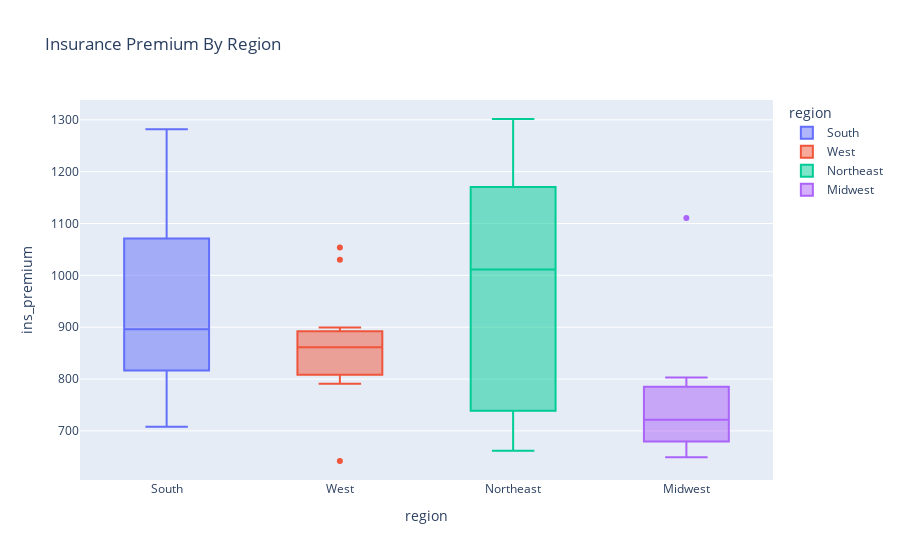

The code cell stored with this chart in its notebook:
### Code cell
#INSURANCE BY REGION
fig = px.box(df,x='region',y='ins_premium',
             title='Insurance Premium By Region',
             color='region')
fig.show()

### Figure 1 — Plotly figure (JSON) as saved in the notebook; plotly's stock layout.template omitted (floating-point values rounded to 4 significant figures)
{"data": [{"alignmentgroup": "True", "hovertemplate": "region=%{x}<br>ins_premium=%{y}<extra></extra>", "legendgroup": "South", "marker": {"color": "#636efa"}, "name": "South", "notched": false, "offsetgroup": "South", "orientation": "v", "showlegend": true, "type": "box", "x": ["South", "South", "South", "South", "South", "South", "South", "South", "South", "South", "South", "South", "South", "South", "South", "South", "South"], "x0": " ", "xaxis": "x", "y": [784.5, 827.3, 1138.0, 1274.0, 1160.0, 913.1, 872.5, 1282.0, 1049.0, 896.1, 708.2, 881.5, 859.0, 767.9, 1005.0, 769.0, 992.6], "y0": " ", "yaxis": "y"}, {"alignmentgroup": "True", "hovertemplate": "region=%{x}<br>ins_premium=%{y}<extra></extra>", "legendgroup": "West", "marker": {"color": "#EF553B"}, "name": "West", "notched": false, "offsetgroup": "West", "orientation": "v", "showlegend": true, "type": "box", "x": ["West", "West", "West", "West", "West", "West", "West", "West", "West", "West", "West", "West", "West"], "x0": " ", "xaxis": "x", "y": [1053.0, 899.5, 878.4, 835.5, 861.2, 642.0, 816.2, 1030.0, 869.9, 804.7, 809.4, 890.0, 791.1], "y0": " ", "yaxis": "y"}, {"alignmentgroup": "True", "hovertemplate": "region=%{x}<br>ins_premium=%{y}<extra></extra>", "legendgroup": "Northeast", "marker": {"color": "#00cc96"}, "name": "Northeast", "notched": false, "offsetgroup": "Northeast", "orientation": "v", "showlegend": true, "type": "box", "x": ["Northeast", "Northeast", "Northeast", "Northeast", "Northeast", "Northeast", "Northeast", "Northeast", "Northeast"], "x0": " ", "xaxis": "x", "y": [1069.0, 661.9, 1011.0, 746.5, 1302.0, 1234.0, 906.0, 1149.0, 716.2], "y0": " ", "yaxis": "y"}, {"alignmentgroup": "True", "hovertemplate": "region=%{x}<br>ins_premium=%{y}<extra></extra>", "legendgroup": "Midwest", "marker": {"color": "#ab63fa"}, "name": "Midwest", "notched": false, "offsetgroup": "Midwest", "orientation": "v", "showlegend": true, "type": "box", "x": ["Midwest", "Midwest", "Midwest", "Midwest", "Midwest", "Midwest", "Midwest", "Midwest", "Midwest", "Midwest", "Midwest", "Midwest"], "x0": " ", "xaxis": "x", "y": [803.1, 710.5, 649.1, 780.5, 1111.0, 777.2, 790.3, 732.3, 688.8, 697.7, 669.3, 670.3], "y0": " ", "yaxis": "y"}], "layout": {"boxmode": "overlay", "legend": {"title": {"text": "region"}, "tracegroupgap": 0}, "title": {"text": "Insurance Premium By Region"}, "xaxis": {"anchor": "y", "categoryarray": ["South", "West", "Northeast", "Midwest"], "categoryorder": "array", "domain": [0, 1], "title": {"text": "region"}}, "yaxis": {"anchor": "x", "domain": [0, 1], "title": {"text": "ins_premium"}}}}
